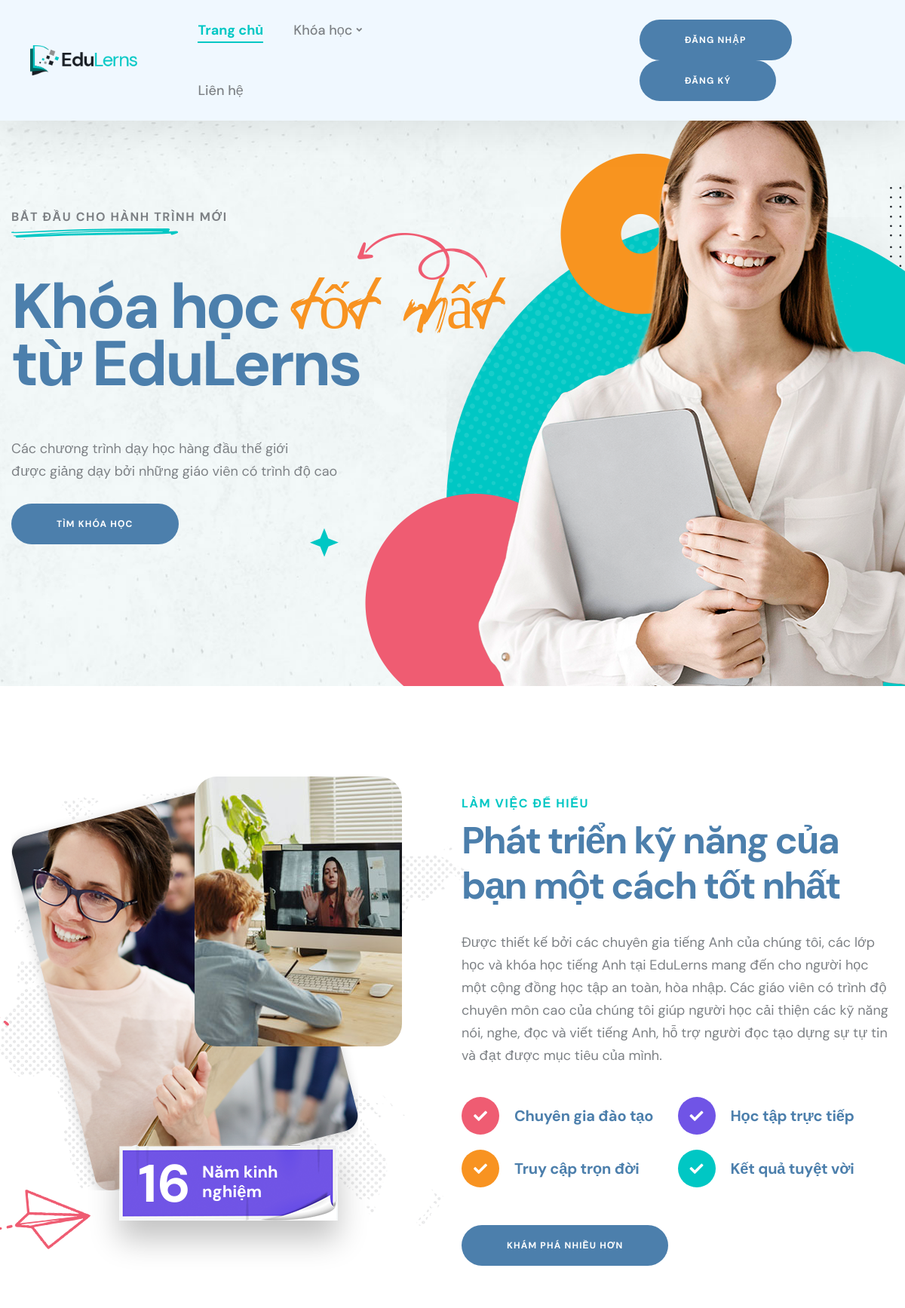
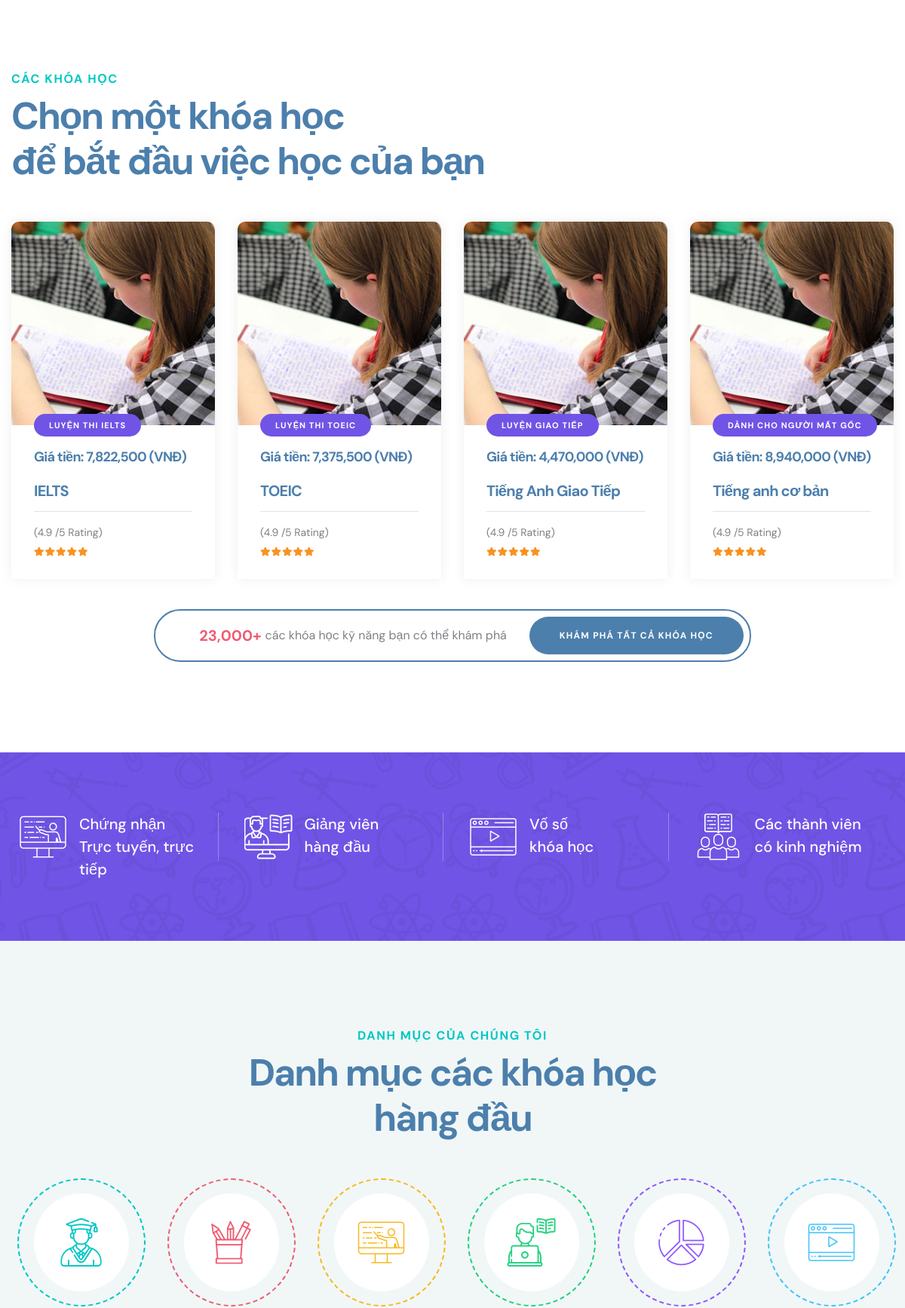
The page /kodesolution.com/html/2022/edulerns-html/index.php (upper part) on the database its author committed (2 pictures, top to bottom).
### tables this page shows
CREATE TABLE `dtb_course` (
  `id` int NOT NULL,
  `name` varchar(50) NOT NULL,
  `price` int NOT NULL,
  `mo_ta` varchar(200) NOT NULL
);

### kodesolution.com/html/2022/edulerns-html/home.php (the view, shortened to what the rows shown need)
<!DOCTYPE html>
<html lang="en">
<head>
	<link href="css/bootstrap.min.css" rel="stylesheet">
	<link href="plugins/revolution/css/settings.css" rel="stylesheet" type="text/css">
	<link href="plugins/revolution/css/layers.css" rel="stylesheet" type="text/css">
	<link href="plugins/revolution/css/navigation.css" rel="stylesheet" type="text/css">
	<link href="css/style.css" rel="stylesheet">
	<link href="css/responsive.css" rel="stylesheet">
</head>
<body>
	<div class="page-wrapper">
		<section class="main-slider" style="margin-top:90px;">
			<div class="rev_slider_wrapper fullwidthbanner-container" id="rev_slider_one_wrapper" data-source="gallery">
				<div class="rev_slider fullwidthabanner" id="rev_slider_one" data-version="5.4.1">
					<ul>
						<li data-index="rs-1" data-transition="zoomout">
							<div class="tp-caption" data-paddingbottom="[0,0,0,0]" data-paddingleft="[15,15,15,15]"
								data-paddingright="[15,15,15,15]" data-paddingtop="[0,0,0,0]"
								data-responsive_offset="on" data-type="text" data-height="none"
								data-width="['750','750','750','450']" data-whitespace="normal"
								data-hoffset="['0','0','0','0']" data-voffset="['-55','-50','-50','-90']"
								data-x="['left','left','left','left']" data-y="['middle','middle','middle','middle']"
								data-textalign="['top','top','top','top']"
								data-frames='[{"delay":1000,"speed":1500,"frame":"0","from":"y:[-100%];z:0;rX:0deg;rY:0;rZ:0;sX:1;sY:1;skX:0;skY:0;","mask":"x:0px;y:0px;s:inherit;e:inherit;","to":"o:1;","ease":"Power3.easeInOut"},{"delay":"wait","speed":300,"frame":"999","to":"auto:auto;","ease":"Power3.easeInOut"}]'>
								<h1>Khóa học <span class="style-font">tốt nhất</span> <br>từ EduLerns</h1>
							</div>
						</li>
					</ul>
				</div>
			</div>
		</section>
		<section class="about-section">
			<div class="auto-container">
				<div class="row">
					<div class="content-column col-lg-6 col-md-12 order-2 wow fadeInRight" data-wow-delay="600ms">
						<div class="inner-column">
							<div class="sec-title">
								<h2>Phát triển kỹ năng của bạn một cách tốt nhất</h2>
							</div>
						</div>
					</div>
				</div>
			</div>
		</section>
		<section class="courses-section">
			<div class="auto-container">
				<div class="sec-title">
					<h2>Chọn một khóa học<br> để bắt đầu việc học của bạn</h2>
				</div>
				<div class="carousel-outer">
					<div class="courses-carousel owl-carousel owl-theme default-nav">
						<?php
						foreach ($listcourse as $course) {
							extract($course);
							$link = "index.php?act=class&idkh=".$id;
							echo '
							<div class="course-block">
								<div class="inner-box">
									<div class="image-box">
										<figure class="image"><a href="'.$link.'"><img
													src="images/resource/course-1.jpg" alt=""></a></figure>
										<div class="value">'.$mo_ta.'</div>
									</div>
									<div class="content-box">
										<ul class="course-info">
											<h6 class="title">Giá tiền:  '.number_format($price*22350).'  (VNĐ)</h6>
										</ul>
										<h5 class="title"><a href="'.$link.'">'.$name.'</a></h5>
										<div class="other-info">
											<div class="rating-box">
												<span class="text">(4.9 /5 Rating)</span>
												<div class="rating"><span class="fa fa-star"></span><span
														class="fa fa-star"></span><span class="fa fa-star"></span><span
														class="fa fa-star"></span><span class="fa fa-star"></span></div>
											</div>
										</div>
									</div>
								</div>
							</div> '; }
						?>
					</div>
				</div>
			</div>
		</section>
		<section class="categories-section-current">
			<div class="auto-container">
				<div class="sec-title text-center">
					<h2>Danh mục các khóa học <br>hàng đầu</h2>
				</div>
			</div>
		</section>
	</div>
</body>
</html>

### rows shown on the page
dtb_course: mo_ta "LUYỆN THI IELTS", $price*22350 "7,822,500", name "IELTS"
dtb_course: mo_ta "LUYỆN THI TOEIC", $price*22350 "7,375,500", name "TOEIC"
dtb_course: mo_ta "LUYỆN GIAO TIẾP", $price*22350 "4,470,000", name "Tiếng Anh Giao Tiếp"
dtb_course: mo_ta "DÀNH CHO NGƯỜI MẤT GỐC", $price*22350 "8,940,000", name "Tiếng anh cơ bản"
